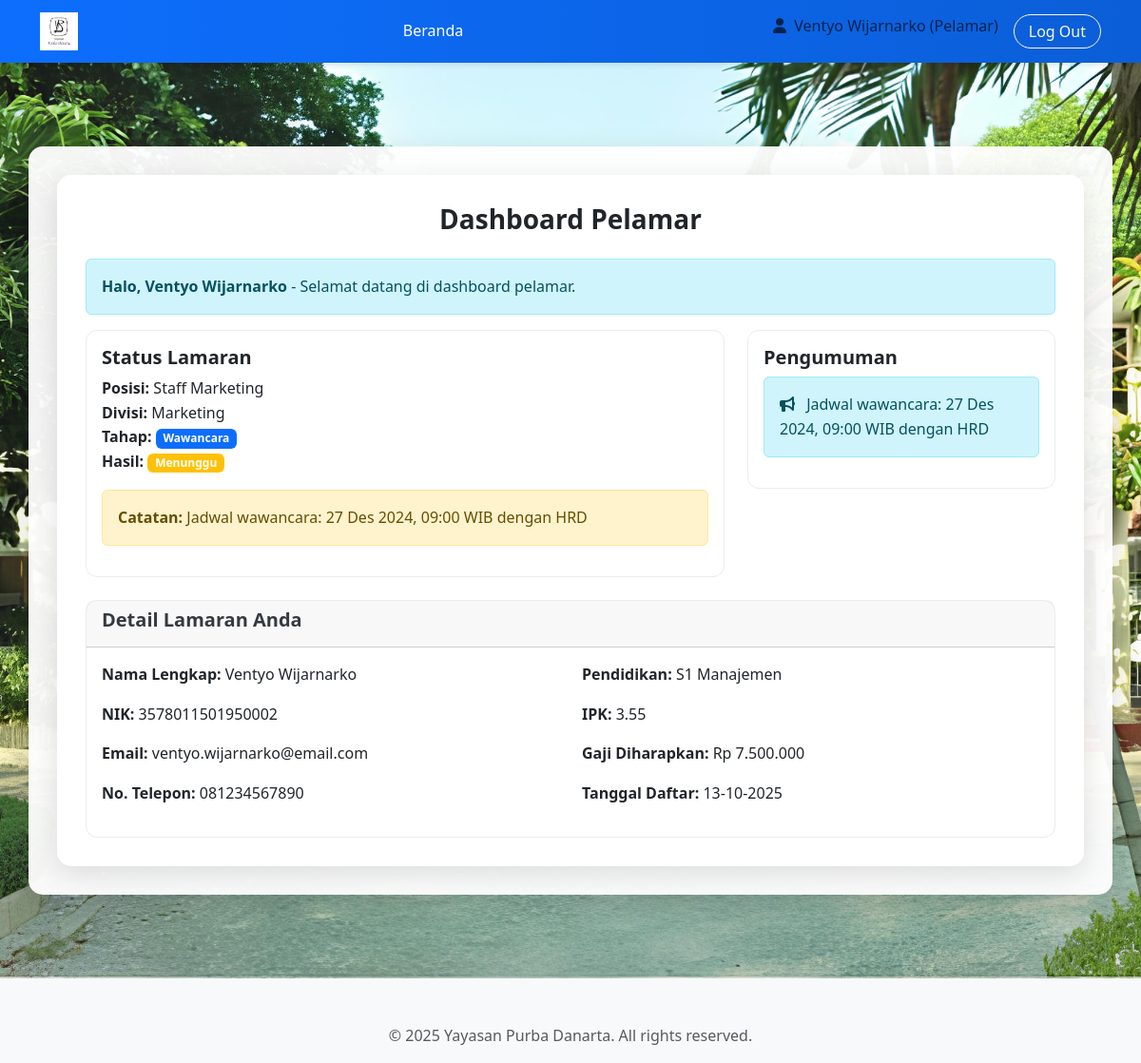
The app's page /purba-danarta/role_pelamar/dashboard.php (signed in) with its own data.
### tables this page shows
CREATE TABLE `pelamar` (
  `id` int(11) NOT NULL,
  `user_id` int(11) DEFAULT NULL,
  `nama_lengkap` varchar(100) NOT NULL,
  `nik` varchar(20) DEFAULT NULL,
  `posisi_dilamar` varchar(100) DEFAULT NULL,
  `divisi_dilamar` varchar(100) DEFAULT NULL,
  `jenis_kelamin` enum('Laki-laki','Perempuan') DEFAULT NULL,
  `alamat_ktp` text DEFAULT NULL,
  `alamat_domisili` text DEFAULT NULL,
  `no_telepon` varchar(20) DEFAULT NULL,
  `email` varchar(100) DEFAULT NULL,
  `agama` enum('Islam','Kristen','Katolik','Hindu','Buddha','Konghucu') DEFAULT NULL,
  `kontak_darurat_nama` varchar(100) DEFAULT NULL,
  `kontak_darurat_telepon` varchar(20) DEFAULT NULL,
  `pendidikan_terakhir` varchar(100) DEFAULT NULL,
  `ipk` decimal(3,2) DEFAULT NULL,
  `gaji_diharapkan` decimal(12,2) DEFAULT NULL,
  `path_surat_lamaran` varchar(255) DEFAULT NULL,
  `path_cv` varchar(255) DEFAULT NULL,
  `path_pas_foto` varchar(255) DEFAULT NULL,
  `path_ktp` varchar(255) DEFAULT NULL,
  `path_ijazah` varchar(255) DEFAULT NULL,
  `path_dokumen_lain` varchar(255) DEFAULT NULL,
  `status_lamaran` enum('Administrasi','Wawancara','Psikotes','Kesehatan','Diterima','Ditolak') DEFAULT 'Administrasi',
  `catatan_admin` text DEFAULT NULL,
  `created_at` timestamp NOT NULL DEFAULT current_timestamp()
);

### purba-danarta/role_pelamar/dashboard.php (the view, shortened to what this page needs)
<?php
include '../includes/header.php';
include '../includes/koneksi.php';
$user_id = $_SESSION['user_id'];
$sql = "SELECT p.*, ps.tahap, ps.hasil, ps.catatan
        FROM pelamar p
        LEFT JOIN proses_seleksi ps ON p.id = ps.pelamar_id AND ps.id = (
            SELECT MAX(id) FROM proses_seleksi WHERE pelamar_id = p.id
        )
        WHERE p.user_id = ?";
$stmt = $koneksi->prepare($sql);
$stmt->bind_param("i", $user_id);
$stmt->execute();
$result = $stmt->get_result();
$pelamar = $result->fetch_assoc();
?>
<div class="main-background">
    <div class="overlay py-5">
        <div class="container">
            <div class="content-container">
                <h3 class="fw-bold text-center mb-4">Dashboard Pelamar</h3>
                <div class="alert alert-info">
                    <strong>Halo, <?php echo $_SESSION['nama_lengkap']; ?></strong>
                    - Selamat datang di dashboard pelamar.
                </div>
                <div class="row mb-4">
                    <div class="col-md-8">
                        <div class="card">
                            <div class="card-body">
                                <h5 class="card-title">Status Lamaran</h5>
                                <?php if ($pelamar): ?>
                                    <div class="mb-3">
                                        <strong>Posisi:</strong> <?php echo htmlspecialchars($pelamar['posisi_dilamar']); ?><br>
                                        <strong>Divisi:</strong> <?php echo htmlspecialchars($pelamar['divisi_dilamar']); ?><br>
                                        <strong>Tahap:</strong>
                                        <span class="badge bg-primary"><?php echo htmlspecialchars($pelamar['tahap'] ?? 'Administrasi'); ?></span><br>
                                        <strong>Hasil:</strong>
                                        <span class="badge <?php echo ($pelamar['hasil'] == 'Lolos') ? 'bg-success' : (($pelamar['hasil'] == 'Tidak Lolos') ? 'bg-danger' : 'bg-warning'); ?>">
                                            <?php echo htmlspecialchars($pelamar['hasil'] ?? 'Menunggu'); ?>
                                        </span>
                                    </div>
                                    <?php if ($pelamar['catatan']): ?>
                                        <div class="alert alert-warning">
                                            <strong>Catatan:</strong> <?php echo htmlspecialchars($pelamar['catatan']); ?>
                                        </div>
                                    <?php endif; ?>
                                <?php else: ?>
                                    <p class="text-muted">Belum ada data lamaran.</p>
                                <?php endif; ?>
                            </div>
                        </div>
                    </div>
                    <div class="col-md-4">
                        <div class="card">
                            <div class="card-body">
                                <h5 class="card-title">Pengumuman</h5>
                                <?php if ($pelamar && $pelamar['catatan']): ?>
                                    <div class="alert alert-info">
                                        <i class="fas fa-bullhorn me-2"></i>
                                        <?php echo htmlspecialchars($pelamar['catatan']); ?>
                                    </div>
                                <?php else: ?>
                                    <p class="text-muted">Tidak ada pengumuman terbaru.</p>
                                <?php endif; ?>
                            </div>
                        </div>
                    </div>
                </div>
                <?php if ($pelamar): ?>
                <div class="card">
                    <div class="card-header">
                        <h5>Detail Lamaran Anda</h5>
                    </div>
                    <div class="card-body">
                        <div class="row">
                            <div class="col-md-6">
                                <p><strong>Nama Lengkap:</strong> <?php echo htmlspecialchars($pelamar['nama_lengkap']); ?></p>
                                <p><strong>NIK:</strong> <?php echo htmlspecialchars($pelamar['nik']); ?></p>
                                <p><strong>Email:</strong> <?php echo htmlspecialchars($pelamar['email']); ?></p>
                                <p><strong>No. Telepon:</strong> <?php echo htmlspecialchars($pelamar['no_telepon']); ?></p>
                            </div>
                            <div class="col-md-6">
                                <p><strong>Pendidikan:</strong> <?php echo htmlspecialchars($pelamar['pendidikan_terakhir']); ?></p>
                                <p><strong>IPK:</strong> <?php echo htmlspecialchars($pelamar['ipk']); ?></p>
                                <p><strong>Gaji Diharapkan:</strong> Rp <?php echo number_format($pelamar['gaji_diharapkan'], 0, ',', '.'); ?></p>
                                <p><strong>Tanggal Daftar:</strong> <?php echo date('d-m-Y', strtotime($pelamar['created_at'])); ?></p>
                            </div>
                        </div>
                    </div>
                </div>
                <?php endif; ?>
            </div>
        </div>
    </div>
</div>
<?php include '../includes/footer.php'; ?>

### purba-danarta/assets/css/style.css (style rules this page uses)
body { font-family: 'Segoe UI', sans-serif; background-color: #f8f9fa; color: #212529; line-height: 1.6; }
.main-background { min-height: 100vh; background: url('../img/brd.jpeg') center center/cover no-repeat; padding: 40px 0; }
.main-background .overlay { background: none; min-height: auto; padding-top: 0; padding-bottom: 0; }
.main-background .container { background: rgba(255, 255, 255, 0.95); border-radius: 15px; box-shadow: 0 8px 30px rgba(0, 0, 0, 0.12); padding: 30px; }
.card { border: 1px solid #e9ecef; border-radius: 12px; transition: all 0.3s ease; background-color: #ffffff; }
.card-title { font-weight: 600; }
h2, h4, h5 { color: #343a40; font-weight: 600; }
.content-container { background: transparent; border-radius: 0; padding: 0; box-shadow: none; }
.content-container { background: white; border-radius: 15px; padding: 30px; box-shadow: 0 8px 30px rgba(0, 0, 0, 0.12); }

### records on screen
pelamar: posisi_dilamar "Staff Marketing", divisi_dilamar "Marketing", nama_lengkap "Ventyo Wijarnarko", nik "3578011501950002", email "ventyo.wijarnarko@email.com", no_telepon "081234567890", pendidikan_terakhir "S1 Manajemen", ipk "3.55", gaji_diharapkan "7.500.000", created_at "13-10-2025"

### other values on screen
$_SESSION['nama_lengkap'] "Ventyo Wijarnarko"
$current_role "Pelamar"
$pelamar['tahap'] "Wawancara"
$pelamar['hasil'] "Menunggu"
$pelamar['catatan'] "Jadwal wawancara: 27 Des 2024, 09:00 WIB dengan HRD"
